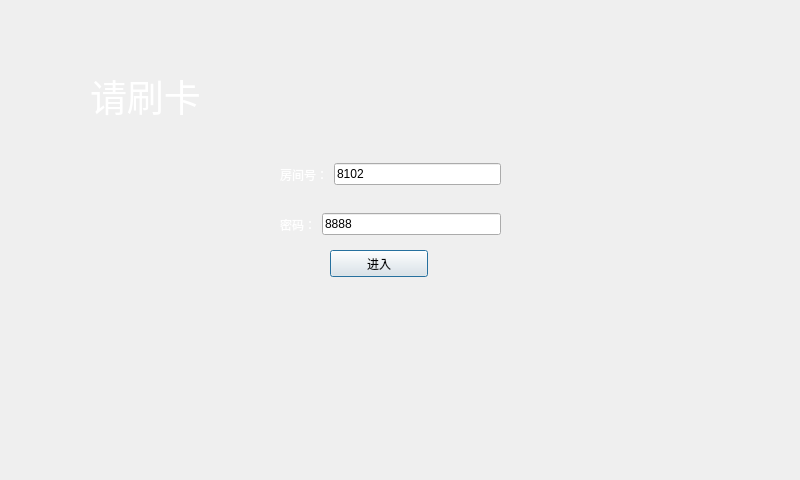
<?xml version="1.0" encoding="UTF-8"?>
<ui version="4.0">
 <class>rfid</class>
 <widget class="QDialog" name="rfid">
  <property name="geometry">
   <rect>
    <x>0</x>
    <y>0</y>
    <width>800</width>
    <height>480</height>
   </rect>
  </property>
  <property name="windowTitle">
   <string>Dialog</string>
  </property>
  <widget class="QLabel" name="label">
   <property name="geometry">
    <rect>
     <x>0</x>
     <y>0</y>
     <width>800</width>
     <height>480</height>
    </rect>
   </property>
   <property name="styleSheet">
    <string notr="true">background-image: url(:/2202.png);</string>
   </property>
   <property name="text">
    <string/>
   </property>
  </widget>
  <widget class="QLabel" name="label_2">
   <property name="geometry">
    <rect>
     <x>90</x>
     <y>70</y>
     <width>131</width>
     <height>51</height>
    </rect>
   </property>
   <property name="font">
    <font>
     <pointsize>28</pointsize>
    </font>
   </property>
   <property name="styleSheet">
    <string notr="true">color: rgb(255, 255, 255);</string>
   </property>
   <property name="text">
    <string>请刷卡</string>
   </property>
  </widget>
  <widget class="QWidget" name="layoutWidget">
   <property name="geometry">
    <rect>
     <x>280</x>
     <y>210</y>
     <width>221</width>
     <height>29</height>
    </rect>
   </property>
   <layout class="QHBoxLayout" name="horizontalLayout_2">
    <item>
     <widget class="QLabel" name="label_4">
      <property name="styleSheet">
       <string notr="true">color: rgb(255, 255, 255);</string>
      </property>
      <property name="text">
       <string>密码：</string>
      </property>
     </widget>
    </item>
    <item>
     <widget class="QLineEdit" name="lineEdit_2">
      <property name="text">
       <string>8888</string>
      </property>
      <property name="readOnly">
       <bool>false</bool>
      </property>
     </widget>
    </item>
   </layout>
  </widget>
  <widget class="QPushButton" name="pushButton">
   <property name="geometry">
    <rect>
     <x>330</x>
     <y>250</y>
     <width>98</width>
     <height>27</height>
    </rect>
   </property>
   <property name="text">
    <string>进入</string>
   </property>
  </widget>
  <widget class="QWidget" name="">
   <property name="geometry">
    <rect>
     <x>280</x>
     <y>160</y>
     <width>221</width>
     <height>29</height>
    </rect>
   </property>
   <layout class="QHBoxLayout" name="horizontalLayout">
    <item>
     <widget class="QLabel" name="label_3">
      <property name="styleSheet">
       <string notr="true">color: rgb(255, 255, 255);</string>
      </property>
      <property name="text">
       <string>房间号：</string>
      </property>
     </widget>
    </item>
    <item>
     <widget class="QLineEdit" name="lineEdit">
      <property name="text">
       <string>8102</string>
      </property>
     </widget>
    </item>
   </layout>
  </widget>
 </widget>
 <resources/>
 <connections/>
</ui>
